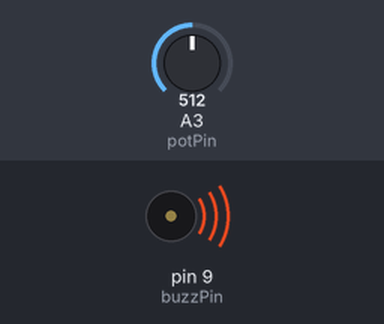
Simulated run of this sketch. Board: Arduino Uno, built with avr-gcc and run on an emulated ATmega328P. Shown: buzzer (waves = sounding). The test bench sets the inputs (shaded band); at power-on: A3 (potPin) = 512. What the sketch prints to the serial monitor is not drawn.

Above: at 0.1 s.
Timing chart, 0 to 1.6 s (numbered marks = the images above):
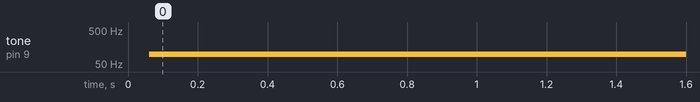

The sketch:

PassiveBuzzer.ino
```cpp
int potVal;
int potPin = A3;
int buzzPin = 9;
int buzzTime;

void setup() {
  // put your setup code here, to run once:
  pinMode(buzzPin, OUTPUT);
  pinMode(potPin, INPUT);
  Serial.begin(9600);
}

void loop() {
  // put your main code here, to run repeatedly:
  potVal = analogRead(potPin);
  Serial.println(potVal);
  buzzTime = (int)((9940./1023.)*potVal + 60);

  digitalWrite(buzzPin, HIGH);
  delayMicroseconds(buzzTime);
  digitalWrite(buzzPin, LOW);
  delayMicroseconds(buzzTime);
}
```

Measured:
- by itself, tone on pin 9 (buzzPin): silent → 96 Hz at 0.06 s
